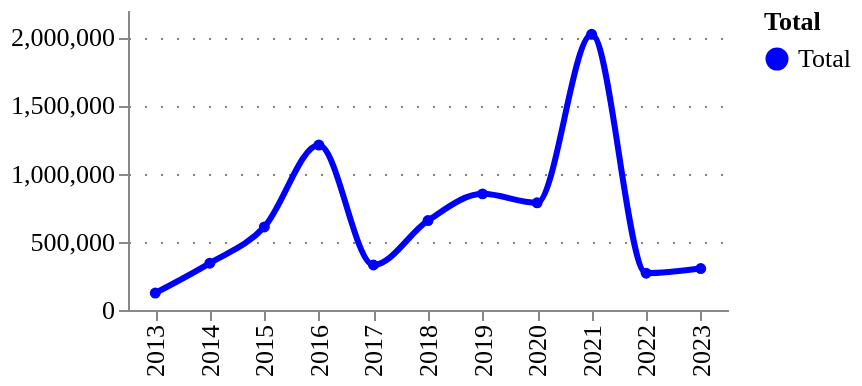

The cell this chart's notebook holds for it:
### Code cell
ts_amounts_tech = utils.get_timeseries(tech_type_df, column='amount')
ts_counts_tech = utils.get_timeseries(tech_type_df, column='id')
utils.plot_quick_ts(ts_amounts_tech, 'amount')

### Figure 1 — Vega-Lite specification as saved in the notebook (floating-point values rounded to 4 significant figures)
{"config": {"title": {"font": "Averta", "anchor": "start"}, "subtitle": {"font": "Averta"}, "axis": {"labelFont": "Averta", "titleFont": "Averta", "gridColor": "grey", "gridDash": [1, 7], "labelFontSize": 13, "titleFontSize": 13}, "header": {"labelFont": "Averta", "titleFont": "Averta"}, "legend": {"labelFont": "Averta", "titleFont": "Averta", "labelFontSize": 13, "titleFontSize": 13}, "range": {"category": ["#0000FF", "#FDB633", "#18A48C", "#9A1BBE", "#EB003B", "#FF6E47", "#646363", "#0F294A", "#97D9E3", "#A59BEE", "#F6A4B7", "#D2C9C0", "#FFFFFF", "#000000"], "ordinal": {"scheme": ["#0000FF", "#FDB633", "#18A48C", "#9A1BBE", "#EB003B", "#FF6E47", "#646363", "#0F294A", "#97D9E3", "#A59BEE", "#F6A4B7", "#D2C9C0", "#FFFFFF", "#000000"]}}, "view": {"strokeWidth": 0}}, "data": {"name": "data-f16da3538018053fd13947618fd96d70"}, "mark": {"type": "line", "interpolate": "monotone", "point": {"filled": true, "size": 30}, "size": 3, "strokeDash": [0]}, "encoding": {"color": {"field": "Total", "legend": {"orient": "right"}, "scale": {}, "type": "nominal"}, "tooltip": [{"field": "year", "title": "Year", "type": "ordinal"}, {"field": "Total", "type": "nominal"}, {"field": "amount", "format": ".3f", "title": "", "type": "quantitative"}], "x": {"field": "year", "title": "", "type": "ordinal"}, "y": {"field": "amount", "title": "", "type": "quantitative"}}, "height": 150, "title": {"anchor": "start", "text": "", "fontSize": 14, "subtitle": "", "subtitleFont": "Averta", "subtitleFontSize": 13}, "width": 300, "$schema": "https://vega.github.io/schema/vega-lite/v4.17.0.json", "datasets": {"data-f16da3538018053fd13947618fd96d70": [{"year": 2013, "amount": 124400.0, "Total": "Total"}, {"year": 2014, "amount": 343400.0, "Total": "Total"}, {"year": 2015, "amount": 609400.0, "Total": "Total"}, {"year": 2016, "amount": 1210000.0, "Total": "Total"}, {"year": 2017, "amount": 330000.0, "Total": "Total"}, {"year": 2018, "amount": 656100.0, "Total": "Total"}, {"year": 2019, "amount": 851700.0, "Total": "Total"}, {"year": 2020, "amount": 786000.0, "Total": "Total"}, {"year": 2021, "amount": 2022000.0, "Total": "Total"}, {"year": 2022, "amount": 269600.0, "Total": "Total"}, {"year": 2023, "amount": 303700.0, "Total": "Total"}]}}
